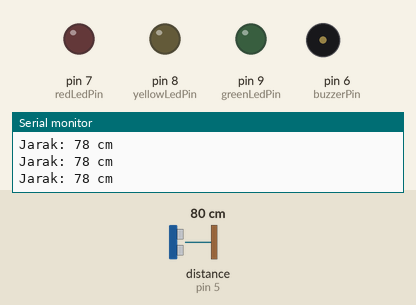
Bench run of a sketch on a simulated Arduino Uno, built with avr-gcc and run on an emulated ATmega328P. On the bench: output pins drawn as LEDs (lit = HIGH), buzzer (waves = sounding, pin HIGH), the last lines printed to the serial monitor. Wiring (inferred from the names in the program): ultrasonic range finder: trigger pin 4; echo pin 5. Dashed ring = blinking. The inputs (shaded band) are chosen by the test bench; at power-on: distance to the obstacle (sensor on pin 5) 80 cm. The echo pulse lasts 58.3 µs per cm; pins used as bus, display or sensor lines are not drawn.

Above: at 1.2 s.
1.3 s: distance to the obstacle (sensor on pin 5) set to 22 cm
4.3 s: distance to the obstacle (sensor on pin 5) set to 19 cm
At 4.8 s:
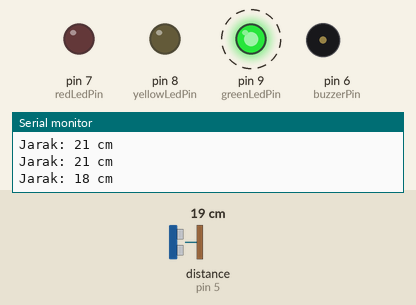
7.3 s: distance to the obstacle (sensor on pin 5) set to 13 cm
At 8.89 s:
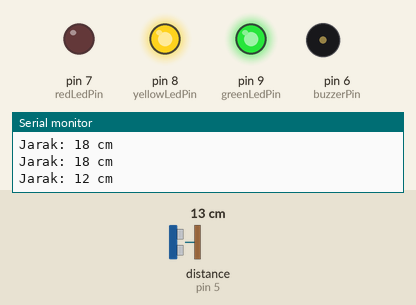
10.3 s: distance to the obstacle (sensor on pin 5) set to 11 cm
13.3 s: distance to the obstacle (sensor on pin 5) set to 8 cm
At 13.6 s:
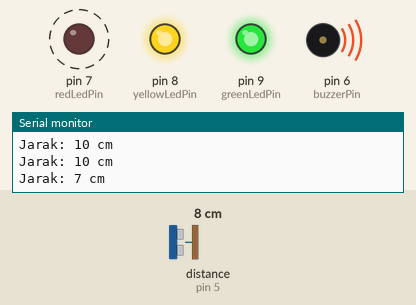
16.3 s: distance to the obstacle (sensor on pin 5) set to 2 cm
At 18.0 s:
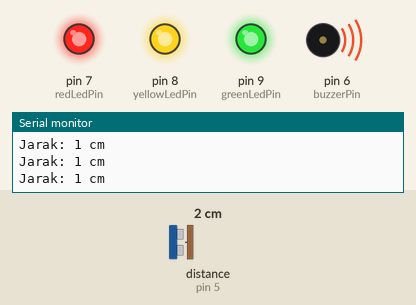
Timing chart, 0 to 19.1 s (numbered marks = the images above; inputs shaded):
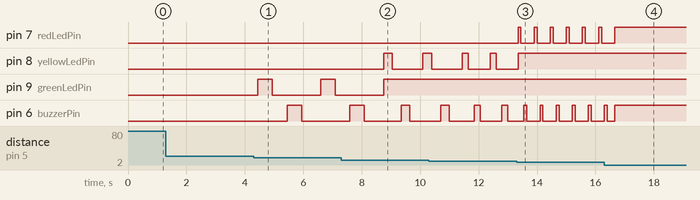

Measured:
- the behaviour switches between 21 and 20 cm on distance to the obstacle (sensor on pin 5) (found by bisection; images 0 and 1)
- the behaviour switches between 15 and 14 cm on distance to the obstacle (sensor on pin 5) (found by bisection; images 1 and 2)
- the behaviour switches between 10 and 9 cm on distance to the obstacle (sensor on pin 5) (found by bisection; images 2 and 3)
- after the input at 4.3 s, pin 9 (greenLedPin): alternates HIGH for 0.50 s and LOW for 1.7 s, starting after 0.14 s; pin 6 (buzzerPin): LOW → HIGH after 1.1 s, → LOW 0.50 s later
- after the input at 7.3 s, pin 8 (yellowLedPin): LOW → HIGH after 1.4 s, → LOW 0.30 s later, → HIGH 1.1 s later; pin 9 (greenLedPin): goes on until 8.7 s, then stays HIGH
- after the input at 13.3 s, pin 7 (redLedPin): alternates HIGH for 0.10 s and LOW for 0.45 s, starting after 0.05 s; pin 8 (yellowLedPin): goes on until 13.4 s, then stays HIGH; pin 6 (buzzerPin): alternates HIGH for 0.10 s and LOW for 0.45 s, starting after 0.25 s
- after the input at 16.3 s, pin 7 (redLedPin): goes on until 16.7 s, then stays HIGH

The sketch:

arduino_uno.ino
```cpp
#define trigPin 4
#define echoPin 5
#define buzzerPin 6
#define redLedPin 7
#define yellowLedPin 8
#define greenLedPin 9

long duration;
int distance;

void setup() {
  pinMode(trigPin, OUTPUT);
  pinMode(echoPin, INPUT);
  pinMode(buzzerPin, OUTPUT);
  pinMode(redLedPin, OUTPUT);
  pinMode(yellowLedPin, OUTPUT);
  pinMode(greenLedPin, OUTPUT);
  Serial.begin(9600);
}

void loop() {
  digitalWrite(trigPin, LOW);
  delayMicroseconds(2);

  digitalWrite(trigPin, HIGH);
  delayMicroseconds(10);
  digitalWrite(trigPin, LOW);

  duration = pulseIn(echoPin, HIGH);

  distance = duration * 0.034 / 2;

  Serial.println("Jarak: " + String(distance) + " cm");

  if (distance <= 4) {
    // Nyala Hijau, Kuning, Merah
    digitalWrite(redLedPin, HIGH);
    digitalWrite(yellowLedPin, HIGH);
    digitalWrite(greenLedPin, HIGH);
    digitalWrite(buzzerPin, HIGH);

  } else if (distance <= 8) {
    // Nyala Hijau, Kuning, Merah Kedip
    digitalWrite(greenLedPin, HIGH);
    digitalWrite(yellowLedPin, HIGH);
    blinkRed(redLedPin);
    blinkRed(buzzerPin);

  } else if (distance <= 10) {
    // Nyala Hijau, Kuning
    digitalWrite(greenLedPin, HIGH);
    Yellow(yellowLedPin);
    Yellow(buzzerPin);
    digitalWrite(redLedPin, LOW);

  } else if (distance <= 13) {
    // Nyala Hijau, Kuning Kedip
    digitalWrite(greenLedPin, HIGH);
    blinkYellow(yellowLedPin);
    blinkYellow(buzzerPin);
    digitalWrite(redLedPin, LOW);

  } else if (distance <= 16) {
    // Nyala Hijau
    Green(greenLedPin);
    Green(buzzerPin);
    digitalWrite(yellowLedPin, LOW);
    digitalWrite(redLedPin, LOW);

  } else if (distance <= 19) {
    // Kedip Hijau
    blinkGreen(greenLedPin);
    blinkGreen(buzzerPin);
    digitalWrite(yellowLedPin, LOW);
    digitalWrite(redLedPin, LOW);

  } else if (distance >= 21) {
    digitalWrite(greenLedPin, LOW);
    digitalWrite(buzzerPin, LOW);
    digitalWrite(yellowLedPin, LOW);
    digitalWrite(redLedPin, LOW);
  }
  delay(150);
}

void blinkRed(int pin) {
  digitalWrite(pin, HIGH);
  delay(100);
  digitalWrite(pin, LOW);
  delay(100);
}

void Yellow(int pin) {
  digitalWrite(pin, HIGH);
  delay(200);
  digitalWrite(pin, LOW);
  delay(200);
}

void blinkYellow(int pin) {
  digitalWrite(pin, HIGH);
  delay(300);
  digitalWrite(pin, LOW);
  delay(300);
}

void Green(int pin) {
  digitalWrite(pin, HIGH);
  delay(400);
  digitalWrite(pin, LOW);
  delay(400);
}

void blinkGreen(int pin) {
  digitalWrite(pin, HIGH);
  delay(500);
  digitalWrite(pin, LOW);
  delay(500);
}
```
